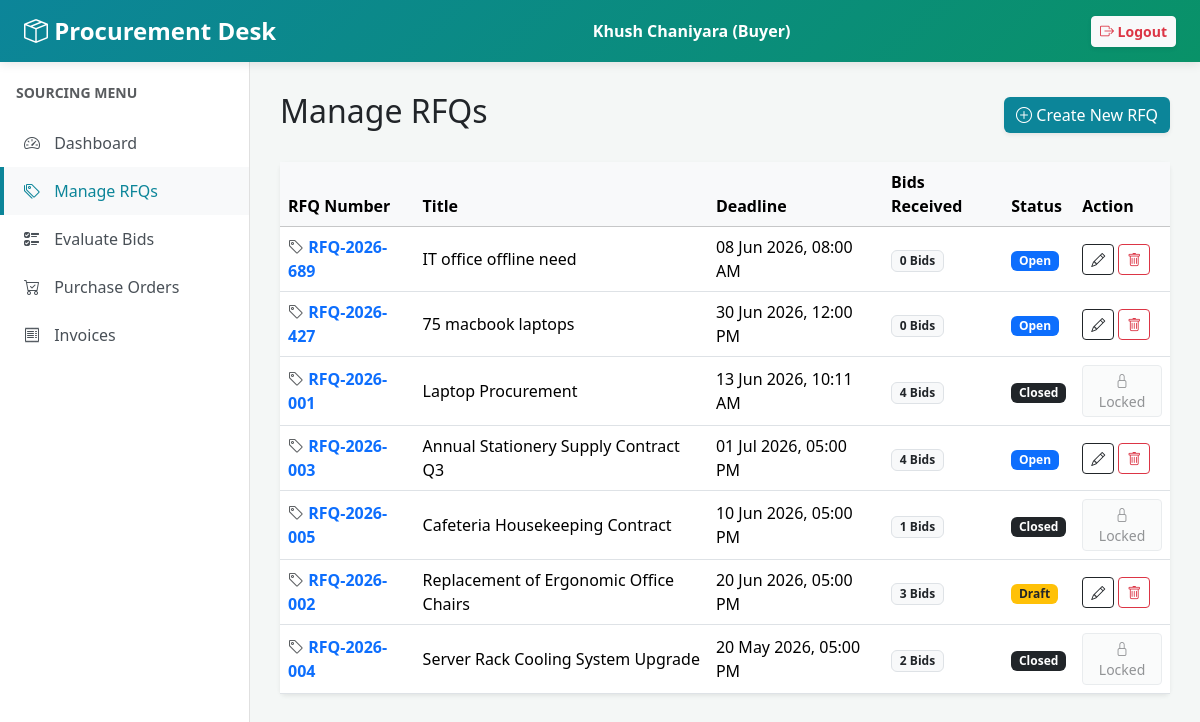
/procurement/rfqs.php (signed in), run on the app's committed database.
### tables this page shows
CREATE TABLE `rfqs` (
  `rfq_id` int(11) NOT NULL,
  `rfq_number` varchar(50) NOT NULL,
  `title` varchar(255) NOT NULL,
  `description` text DEFAULT NULL,
  `created_by` int(11) NOT NULL,
  `deadline` datetime NOT NULL,
  `status` enum('Draft','Open','Closed','Approved','Rejected') DEFAULT 'Draft',
  `created_at` timestamp NOT NULL DEFAULT current_timestamp(),
  `updated_at` timestamp NOT NULL DEFAULT current_timestamp() ON UPDATE current_timestamp()
);

### procurement/rfqs.php (the view, shortened to what this page needs)
<?php
include 'header.php';
$query = "SELECT r.*, (SELECT COUNT(*) FROM quotations q WHERE q.rfq_id = r.rfq_id) as bid_count
          FROM rfqs r WHERE r.created_by = $user_id ORDER BY r.created_at DESC";
$rfqs = mysqli_query($conn, $query);
?>
<div class="d-flex justify-content-between align-items-center mb-4">
    <h2>Manage RFQs</h2>
    <a href="create_rfq.php" class="btn btn-primary shadow-sm" style="background-color: #0c8599; border:none;"><i class="bi bi-plus-circle"></i> Create New RFQ</a>
</div>
<div class="card shadow-sm border-0">
    <div class="table-responsive">
        <table class="table table-hover align-middle mb-0">
            <thead class="table-light">
                <tr>
                    <th>RFQ Number</th>
                    <th>Title</th>
                    <th>Deadline</th>
                    <th>Bids Received</th>
                    <th>Status</th>
                    <th>Action</th>
                </tr>
            </thead>
            <tbody>
                <?php while ($r = mysqli_fetch_assoc($rfqs)) {
                    $badge = ($r['status'] == 'Open') ? 'bg-primary' : (($r['status'] == 'Draft') ? 'bg-warning text-dark' : 'bg-dark');
                ?>
                <tr>
                    <td class="fw-bold text-primary"><i class="bi bi-tag text-muted"></i> <?php echo htmlspecialchars($r['rfq_number']); ?></td>
                    <td><?php echo htmlspecialchars($r['title']); ?></td>
                    <td><?php echo date('d M Y, h:i A', strtotime($r['deadline'])); ?></td>
                    <td><span class="badge bg-light text-dark border"><?php echo $r['bid_count']; ?> Bids</span></td>
                    <td><span class="badge <?php echo $badge; ?>"><?php echo htmlspecialchars($r['status']); ?></span></td>
                    <td>
                        <?php if(in_array($r['status'], ['Open', 'Draft'])): ?>
                            <a href="edit_rfq.php?id=<?php echo $r['rfq_id']; ?>" class="btn btn-sm btn-outline-dark" title="Edit RFQ">
                                <i class="bi bi-pencil"></i>
                            </a>
                            <a href="delete_rfq.php?id=<?php echo $r['rfq_id']; ?>" class="btn btn-sm btn-outline-danger" title="Delete RFQ" onclick="return confirm('Are you sure you want to completely delete this RFQ? This action cannot be undone.');">
                                <i class="bi bi-trash"></i>
                            </a>
                        <?php else: ?>
                            <button class="btn btn-sm btn-light text-muted border disabled"><i class="bi bi-lock"></i> Locked</button>
                        <?php endif; ?>
                    </td>
                </tr>
                <?php } ?>
            </tbody>
        </table>
    </div>
</div>
<?php include 'footer.php'; ?>

### procurement/header.php (style rules this page uses)
body { background-color: #f4f7f6; font-family: 'Segoe UI', sans-serif; }

### data on the page
rfqs: rfq_number "RFQ-2026-689", title "IT office offline need", deadline "08 Jun 2026, 08:00 AM", bid_count "0", status "Open"
rfqs: rfq_number "RFQ-2026-427", title "75 macbook laptops", deadline "30 Jun 2026, 12:00 PM", bid_count "0", status "Open"
rfqs: rfq_number "RFQ-2026-001", title "Laptop Procurement", deadline "13 Jun 2026, 10:11 AM", bid_count "4", status "Closed", shows "Locked"
rfqs: rfq_number "RFQ-2026-003", title "Annual Stationery Supply Contract Q3", deadline "01 Jul 2026, 05:00 PM", bid_count "4", status "Open"
rfqs: rfq_number "RFQ-2026-005", title "Cafeteria Housekeeping Contract", deadline "10 Jun 2026, 05:00 PM", bid_count "1", status "Closed", shows "Locked"
rfqs: rfq_number "RFQ-2026-002", title "Replacement of Ergonomic Office Chairs", deadline "20 Jun 2026, 05:00 PM", bid_count "3", status "Draft"
rfqs: rfq_number "RFQ-2026-004", title "Server Rack Cooling System Upgrade", deadline "20 May 2026, 05:00 PM", bid_count "2", status "Closed", shows "Locked"

### other printed values
$user_name "Khush Chaniyara"
